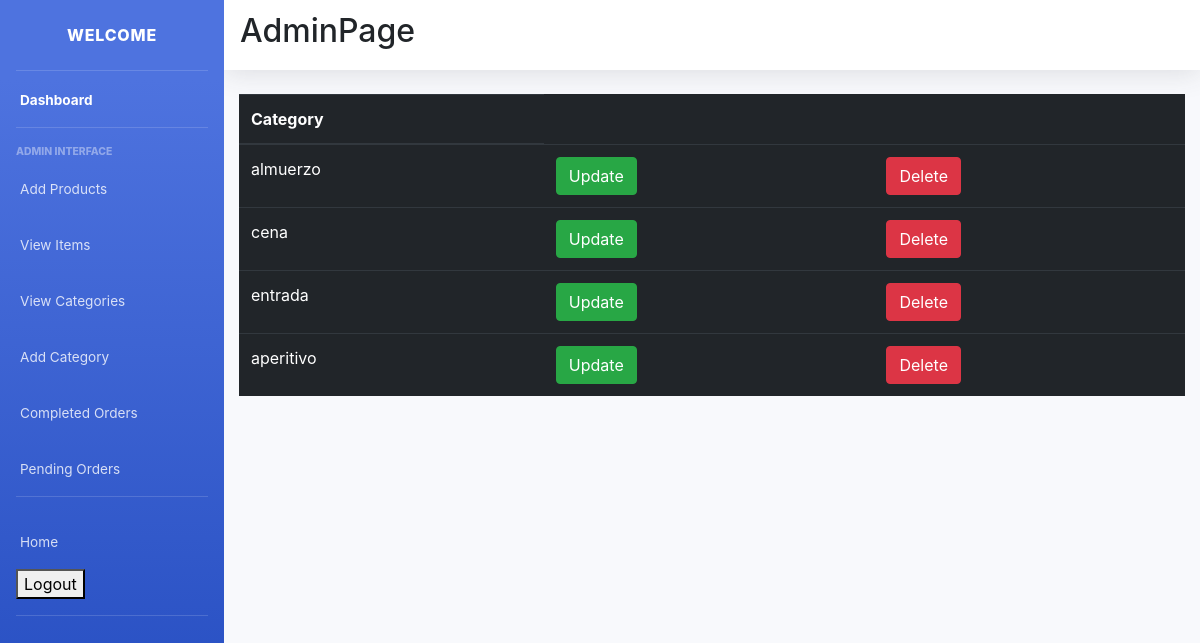
Page /categories/ on the committed database.
### main/models.py (models this page shows, shortened)
class Category(models.Model):
    name = models.CharField(max_length=100)
    class Meta:
        verbose_name = 'Category'
        verbose_name_plural = 'Categories'

### main/views.py (the view)
# urls.py: path('categories/', category_list, name='category_list'),
def category_list(request):
    categories = Category.objects.all()
    return render(request, 'main/category_list.html', {'categories': categories})

### main/templates/main/category_list.html
{% extends "main/layout2.html" %}
{% block content %}
<div class="cart">
    <div class="row">
        <div class="col-sm-12">
            {% if categories %}
            <div class="table-responsive">
                <table class="table table-dark">
                    <thead>
                    <tr>
                        <th scope="col">Category</th>
                    </tr>
                    </thead>
                    <tbody>
                        {% for category in categories %}
                        <tr>
                            <td>{{ category.name }}</td>
                            <td><a class="btn btn-success" href="{% url 'main:update_category' category.pk %}">Update</a></td>
                            <td><a class="btn btn-danger" href="{% url 'main:delete_category' category.pk %}">Delete</a></td>
                        </tr>
                        {% endfor %}
                    </tbody>
                </table>
            </div>
            {% else %}
            <h4 class="text-center">Sorry, there are no categories yet!</h4>
            {% endif %}
        </div>
    </div>
</div>
{% endblock content %}

### rows in the picture
Category: name "almuerzo"
Category: name "cena"
Category: name "entrada"
Category: name "aperitivo"
